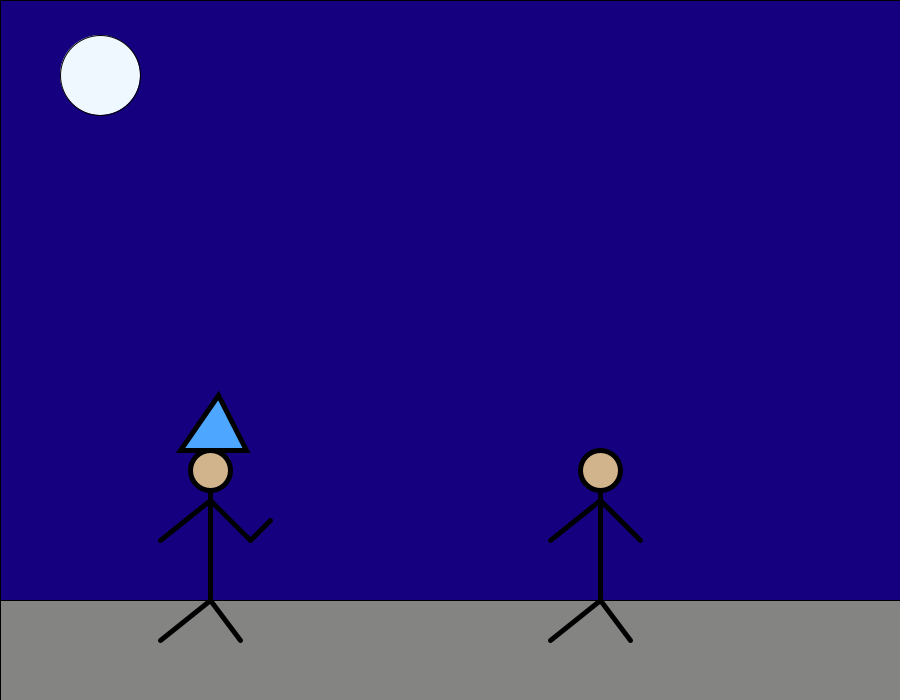
Frame 1 (no input)
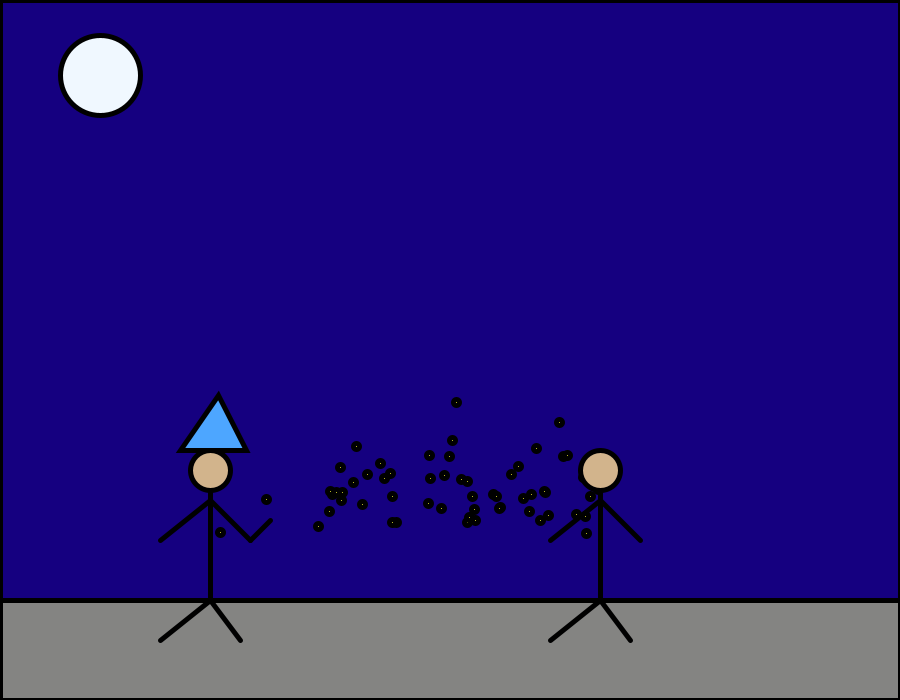
Frame 60 (the mouse pressed at the canvas centre just before this capture)
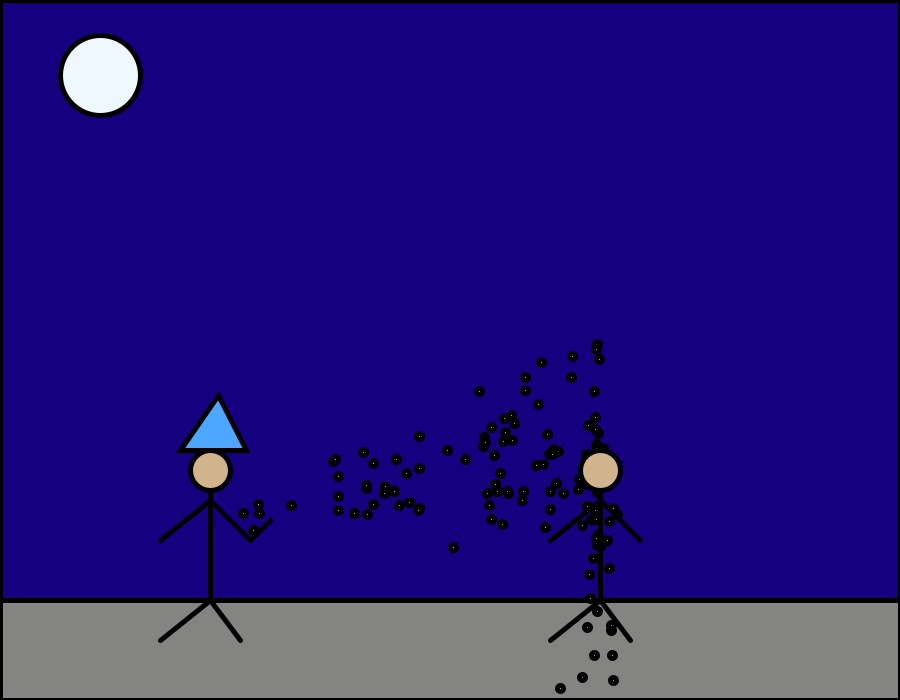
Frame 120 (the mouse held since frame 60 and released just before this capture)

The Processing sketch that drew these frames (run headless with seeded random() and noise(); from frame 60 on, the mouse is pressed at the canvas centre):

// Processing sketch: wizardfightOOP
// ── wizardfightOOP.pde
Scene scene;

void setup() {
  size(900, 700) ;
  scene = new Scene(1000);
}

void draw() {
  scene.Draw();
}

// ── frog.pde
class Frog {
  Frog() {
  }
  void Draw() {
    strokeWeight(5);
    //body
    fill(77, 153, 0) ; 
    ellipse(600, 600, 30, 30) ; 
    //head
    fill(77, 153, 0) ; 
    ellipse(580, 600, 20, 20) ;
  }
}

// ── person.pde
class Person {
  Person() {
  }
  void Draw() {
    strokeWeight(5);
    // body
    line(600, 470, 600, 600) ; 
    // left leg
    line(600, 600, 550, 640) ; 
    // right leg
    line(600, 600, 630, 640) ; 
    // left arm
    line(600, 500, 640, 540) ; 
    // right arm
    line(600, 500, 550, 540) ; 
    // head
    fill(210, 180, 140) ; 
    ellipse(600, 470, 40, 40) ;
  }
}

// ── scene.pde
class Scene {

  Scene(int pCount) {
    particleCount = pCount;
    wizard = new Wizard();
    person = new Person();
    x = new float[particleCount];
    y = new float[particleCount];
    speedX= new float[particleCount];
    speedY= new float[particleCount];
    speedYref = new float[particleCount];
    speedXref = new float[particleCount];

    for (int i=0; i< particleCount; i+=1) {
      x[i] = random(210, 530);
      y[i] = random(510, 535);
      speedX[i] = 2.5;
      speedY[i] = -1.5;
      speedXref[i] = random(-.5, .5);
      speedYref[i] = random(2, 3);
    }
  }

  
  void Draw() {
    fill(255, 255, 255);
    rect(0, 0, width, height);
    fill(255);
    //ground
    fill(132, 132, 130);
    rect(0, 600, width, 100);
    //sky
    fill(21, 0, 128);
    rect(0, 0, width, 600);
    //moon
    fill(240, 248, 255) ; 
    ellipse(100, 75, 80, 80);
    //draw wizard
    wizard.Draw();


    if (frog == null) {
      for (int i=0; i< particleCountCurrent; i+=1) { 
        //spell
        fill(255, 255, 51);
        ellipse(x[i], y[i], radius*2, radius*2);

        //cast the spell
        x[i] += speedX[i] + random(-1, 1);
        speedY[i] += gravity + random(-.2, .2);
        y[i] += speedY[i] + random(-1, 1);

        //call collision  
        collision(i);
      }
      if (particleCountCurrent < particleCount - birthRate) {
        particleCountCurrent += birthRate;
      }
    }
    personFrog();
  }

  void collision(int i) {
    //once the particle hits person it goes to ground
    if (x[i] > (width/1.5) - radius) {
      speedX[i] = speedXref[i];
      speedY[i] = speedYref[i];
    }
  }  
  void personFrog() {
    if (particleCountCurrent < particleCount/4) {
      //draw person
      person.Draw();
    } else if (particleCountCurrent < particleCount/3) {
      //draw person
      person.Draw();
    } else if (particleCountCurrent < particleCount/2) {
      //draw frog
      if (frog == null)
        frog = new Frog();
      frog.Draw();
    }
    if (particleCountCurrent == particleCount) {
      //nothing
    }
  }
  Wizard wizard;
  Frog frog;
  Person person;

  float birthRate = 1;
  float particleCountCurrent = 0;
  int s = 100;

  int particleCount;
  float[] x = new float[particleCount];
  float[] y = new float[particleCount];
  float[] speedX= new float[particleCount];
  float[] speedY= new float[particleCount];
  float[] speedYref = new float[particleCount];
  float[] speedXref = new float[particleCount];
  int radius = 3;
  float gravity = 0.01;

}

// ── wizard.pde
class Wizard {
  Wizard() {
  }

  void Draw() {
    strokeWeight(5);
    // body
    line(210, 470, 210, 600) ; 
    // left leg
    line(210, 600, 160, 640) ; 
    // right leg
    line(210, 600, 240, 640) ; 
    // left arm
    line(210, 500, 250, 540) ; 
    // right arm
    line(210, 500, 160, 540) ; 
    // head
    fill(210, 180, 140) ; 
    ellipse(210, 470, 40, 40) ; 

    //wand
    line(250, 540, 270, 520);

    //wizard hat
    fill(77, 166, 255) ; 
    triangle(180, 450, 218, 395, 246, 450);
  }
}
